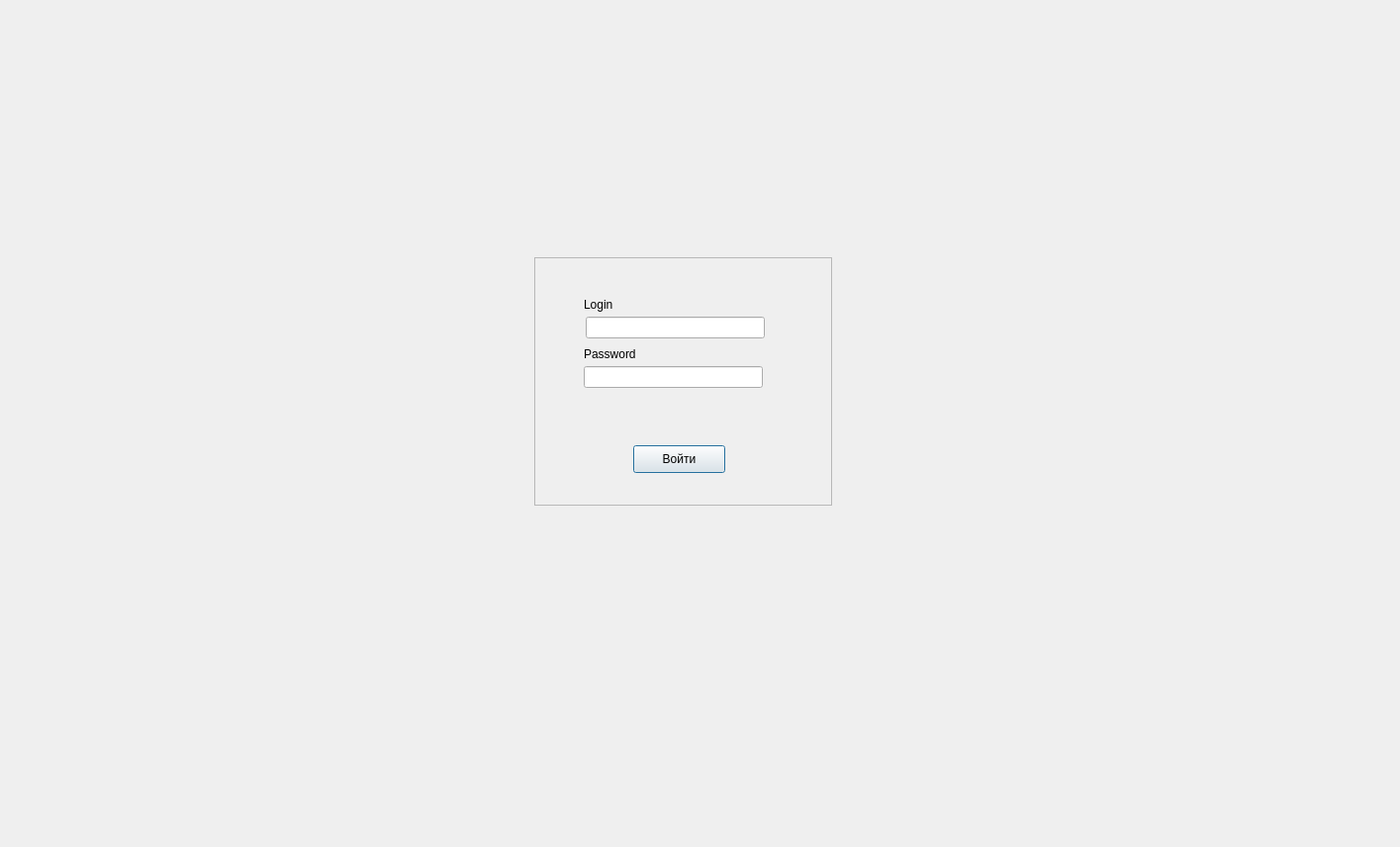
<?xml version="1.0" encoding="UTF-8"?>
<ui version="4.0">
 <class>Dialog</class>
 <widget class="QDialog" name="Dialog">
  <property name="enabled">
   <bool>true</bool>
  </property>
  <property name="geometry">
   <rect>
    <x>0</x>
    <y>0</y>
    <width>1415</width>
    <height>856</height>
   </rect>
  </property>
  <property name="cursor">
   <cursorShape>ArrowCursor</cursorShape>
  </property>
  <property name="mouseTracking">
   <bool>true</bool>
  </property>
  <property name="windowTitle">
   <string>Dialog</string>
  </property>
  <widget class="QFrame" name="frame">
   <property name="enabled">
    <bool>true</bool>
   </property>
   <property name="geometry">
    <rect>
     <x>540</x>
     <y>260</y>
     <width>301</width>
     <height>251</height>
    </rect>
   </property>
   <property name="cursor">
    <cursorShape>ArrowCursor</cursorShape>
   </property>
   <property name="mouseTracking">
    <bool>false</bool>
   </property>
   <property name="autoFillBackground">
    <bool>true</bool>
   </property>
   <property name="frameShape">
    <enum>QFrame::StyledPanel</enum>
   </property>
   <property name="frameShadow">
    <enum>QFrame::Sunken</enum>
   </property>
   <widget class="QPushButton" name="pushButton">
    <property name="geometry">
     <rect>
      <x>100</x>
      <y>190</y>
      <width>93</width>
      <height>28</height>
     </rect>
    </property>
    <property name="text">
     <string>Войти</string>
    </property>
   </widget>
   <widget class="QLineEdit" name="lineEdit">
    <property name="geometry">
     <rect>
      <x>52</x>
      <y>60</y>
      <width>181</width>
      <height>22</height>
     </rect>
    </property>
   </widget>
   <widget class="QLineEdit" name="lineEdit_2">
    <property name="geometry">
     <rect>
      <x>50</x>
      <y>110</y>
      <width>181</width>
      <height>22</height>
     </rect>
    </property>
   </widget>
   <widget class="QLabel" name="label">
    <property name="geometry">
     <rect>
      <x>50</x>
      <y>40</y>
      <width>55</width>
      <height>16</height>
     </rect>
    </property>
    <property name="text">
     <string>Login</string>
    </property>
   </widget>
   <widget class="QLabel" name="label_2">
    <property name="geometry">
     <rect>
      <x>50</x>
      <y>90</y>
      <width>55</width>
      <height>16</height>
     </rect>
    </property>
    <property name="text">
     <string>Password</string>
    </property>
   </widget>
  </widget>
 </widget>
 <resources/>
 <connections/>
</ui>
